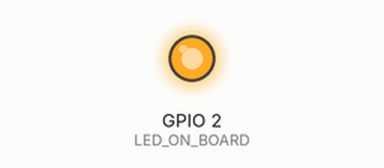
Bench run of a sketch on a simulated ESP32. Shown: output pins drawn as LEDs (lit = HIGH). WiFi joins after 1.5 s; servers stay silent unless stated; what the sketch prints to the serial monitor is not drawn.

Above: at 2.5 s.
At 5.5 s:
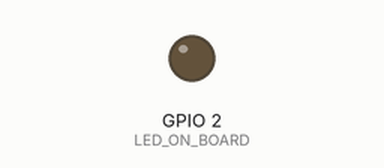
Timing chart, 0 to 9.3 s (numbered marks = the images above):
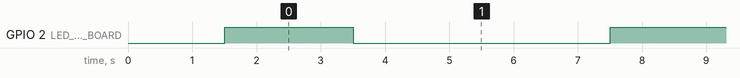

Measured:
- by itself, GPIO 2 (LED_ON_BOARD): alternates HIGH for 2.0 s and LOW for 4.0 s

The sketch:

Wifi_02.ino
```cpp
/* Wifi_02.cpp - Connessione alla rete specificata nel file ConfigWifi.h,
   visualizzazione dell'IPv4 assegnato dal DHCP e ping verso un altro ESP32 */
#include <WiFi.h>
#include <ESP32Ping.h>
#include "ConfigWifi.h"

const int LED_ON_BOARD = 2;

// IP dell'altro ESP32 collegato alla stessa rete
IPAddress ipRemoto(192, 168, 1, 50);

// dichiarazione funzioni di servizio

void setup() {
  Serial.begin(115200);
  pinMode(LED_ON_BOARD, OUTPUT);

  // Imposta l'ESP32 in modalità Station
  WiFi.mode(WIFI_STA);

  Serial.println("\nConnessione in corso...");
  WiFi.begin(ssid, password);

  // Attende finché la connessione non è stabilita
  while (WiFi.status() != WL_CONNECTED) {
    delay(500);
    Serial.print(".");
  }

  Serial.println("\nConnesso correttamente!");
  Serial.print("Indirizzo IP locale: ");
  Serial.println(WiFi.localIP());   // Stampa l'IP assegnato dal DHCP

  Serial.print("Ping verso il dispositivo con IP: ");
  Serial.println(ipRemoto);
}

void loop() {
  digitalWrite(LED_ON_BOARD, HIGH);

  Serial.println("\nInvio ping...");
  bool esitoPing = Ping.ping(ipRemoto, 3);

  if (esitoPing) {
    Serial.println("Host raggiungibile.");
    Serial.print("Tempo medio di risposta: ");
    Serial.print(Ping.averageTime());
    Serial.println(" ms");
  } else {
    Serial.println("Host non raggiungibile.");
  }

  delay(1000);
  digitalWrite(LED_ON_BOARD, LOW);
  delay(4000);
}

// definizione funzioni di servizio
```

ConfigWifi.h
```cpp
// Inserisci qui le tue credenziali
const char* ssid = "BancoSperimentale2G";
const char* password = "Galileo19";
```
